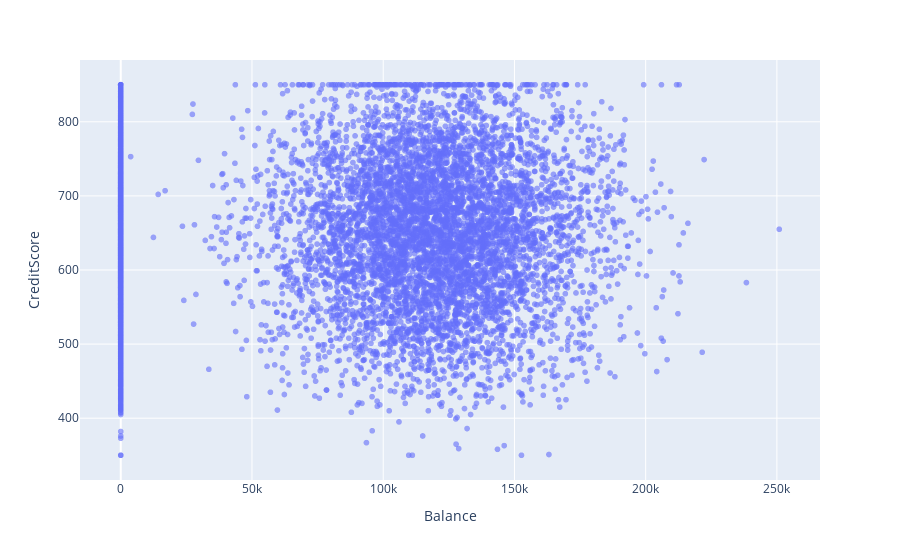

Notebook source saved alongside this figure:
### Markdown cell above
Более половины (68%) ушедших клиентов имели хороший БКР (>600)

### Code cell
import plotly.express as px
fig = px.scatter(df, x='Balance', y='CreditScore', opacity=0.6)
fig.show()

### Figure 1 — Plotly figure (JSON) as saved in the notebook; plotly's stock layout.template omitted (floating-point values rounded to 4 significant figures; data arrays with more than 128 entries replaced by an {"elided": "..."} marker saying what was removed)
{"data": [{"hovertemplate": "Balance=%{x}<br>CreditScore=%{y}<extra></extra>", "legendgroup": "", "marker": {"color": "#636efa", "opacity": 0.6, "symbol": "circle"}, "mode": "markers", "name": "", "showlegend": false, "type": "scattergl", "x": {"elided": "10000 float values"}, "xaxis": "x", "y": {"elided": "10000 int values"}, "yaxis": "y"}], "layout": {"legend": {"tracegroupgap": 0}, "margin": {"t": 60}, "xaxis": {"anchor": "y", "domain": [0, 1], "title": {"text": "Balance"}}, "yaxis": {"anchor": "x", "domain": [0, 1], "title": {"text": "CreditScore"}}}}
